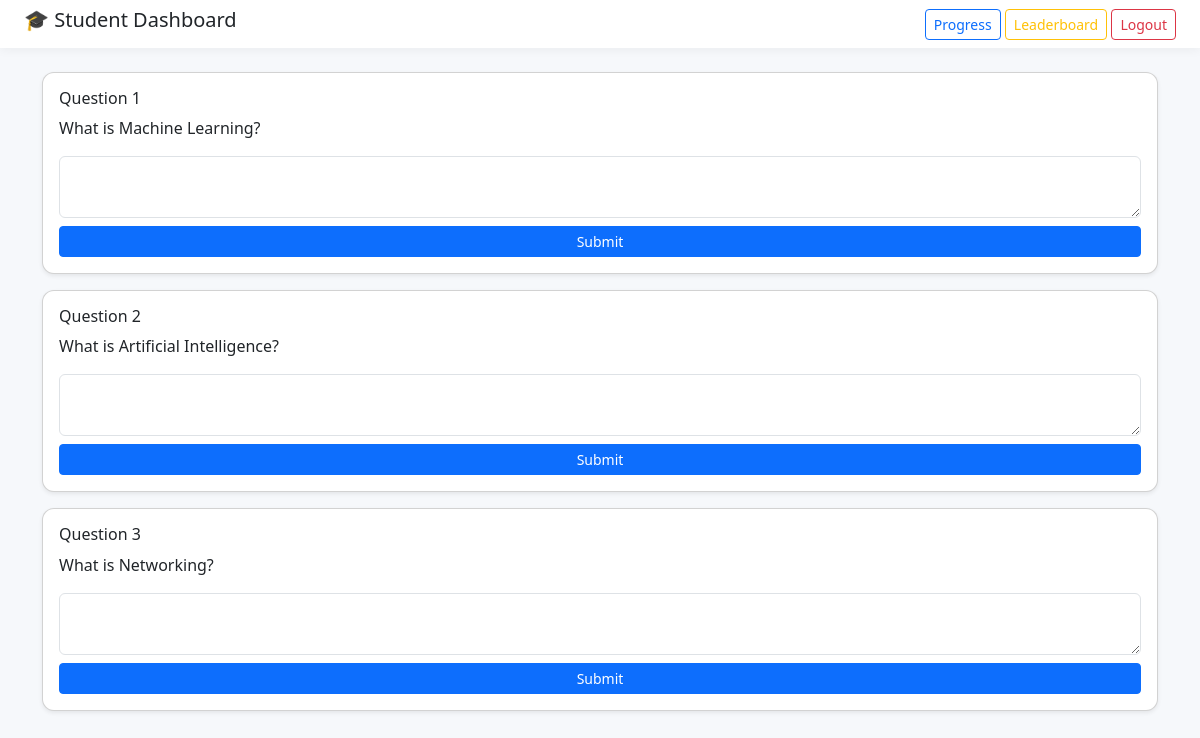
Screenshot of /student (signed in) with the database file from the repository.
### tables this page shows
CREATE TABLE questions (
        id INTEGER PRIMARY KEY AUTOINCREMENT,
        question TEXT,
        answer TEXT,
        max_marks INTEGER DEFAULT 5
    );

### app.py (the view)
@app.route('/student')
def student():
    if 'role' not in session or session['role'] != 'student':
        return redirect('/login')
    conn = get_db()
    cur = conn.cursor()
    cur.execute("SELECT * FROM questions")
    questions = cur.fetchall()
    conn.close()
    return render_template('student.html', questions=questions)

### app.py (called while the page is built)
def get_db():
    conn = sqlite3.connect("models.db")
    conn.row_factory = sqlite3.Row
    return conn

### templates/student.html (shortened to what this page needs)
<!DOCTYPE html>
<html>
<head>
    <link href="https://cdn.jsdelivr.net/npm/bootstrap@5.3.0/dist/css/bootstrap.min.css" rel="stylesheet">
</head>
<body>
<nav class="navbar px-4">
    <h5>🎓 Student Dashboard</h5>
    <div>
        <a href="/my_progress" class="btn btn-outline-primary btn-sm">Progress</a>
        <a href="/leaderboard" class="btn btn-outline-warning btn-sm">Leaderboard</a>
        <a href="/logout" class="btn btn-outline-danger btn-sm">Logout</a>
    </div>
</nav>
<div class="container mt-4">
    {% for q in questions %}
    <div class="card shadow-sm p-3 mb-3">
        <h6>Question {{ loop.index }}</h6>
        <p>{{ q[1] }}</p>
        <textarea class="form-control mb-2" id="ans{{ loop.index }}"></textarea>
        <button class="btn btn-primary btn-sm"
            onclick="submitAnswer('{{ q[1] }}','{{ q[2] }}', {{ loop.index }})">
            Submit
        </button>
    </div>
    {% endfor %}
</div>
</body>
</html>

### templates/student.html (style rules this page uses)
body { background: #f6f8fb; }
.card { border-radius: 12px; transition: 0.2s; }
textarea { border-radius: 10px; }
.navbar { background: white; box-shadow: 0 2px 10px rgba(0,0,0,0.05); }

### rows the page displays
questions: question "What is Machine Learning?"
questions: question "What is Artificial Intelligence?"
questions: question "What is Networking?"
